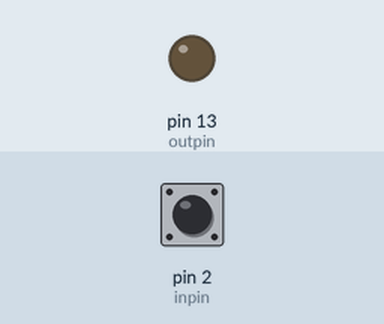
Recording of a sketch running on a simulated Arduino Uno, built with avr-gcc and run on an emulated ATmega328P. Parts: output pins drawn as LEDs (lit = HIGH). The inputs (shaded band) are chosen by the test bench; at power-on: pin 2 (inpin) HIGH.

Above: at 1.2 s.
1.3 s: pin 2 (inpin) pulled LOW for 0.15 s
At 1.37 s:
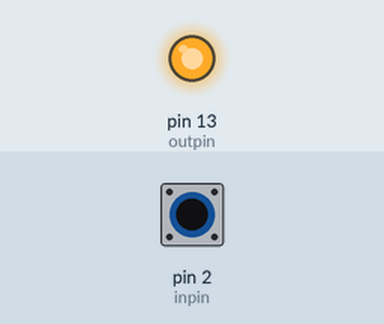
2.9 s: pin 2 (inpin) pulled LOW for 3.2 s
At 6.9 s:
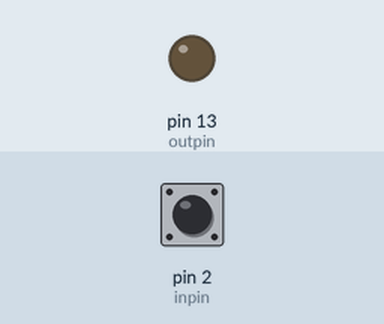
Timing chart, 0 to 8.4 s (numbered marks = the images above; inputs shaded):
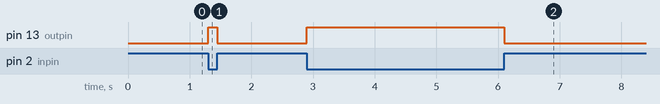

Measured:
- after the input at 1.3 s, pin 13 (outpin): LOW → HIGH at once, → LOW 0.15 s later
- after the input at 2.9 s, pin 13 (outpin): LOW → HIGH at once, → LOW 3.2 s later

The sketch:

button_pull_up.ino
```cpp
/**
 * simple setup that shows how to use internal pull up
 */
int inpin = 2;
int outpin = 13;
void setup(){
  pinMode(inpin, INPUT_PULLUP);
  pinMode(outpin, OUTPUT);
}
void loop(){
  if(digitalRead(inpin)== HIGH){
    digitalWrite(outpin, LOW);
  }else{
    digitalWrite(outpin, HIGH);
  }
}
```
